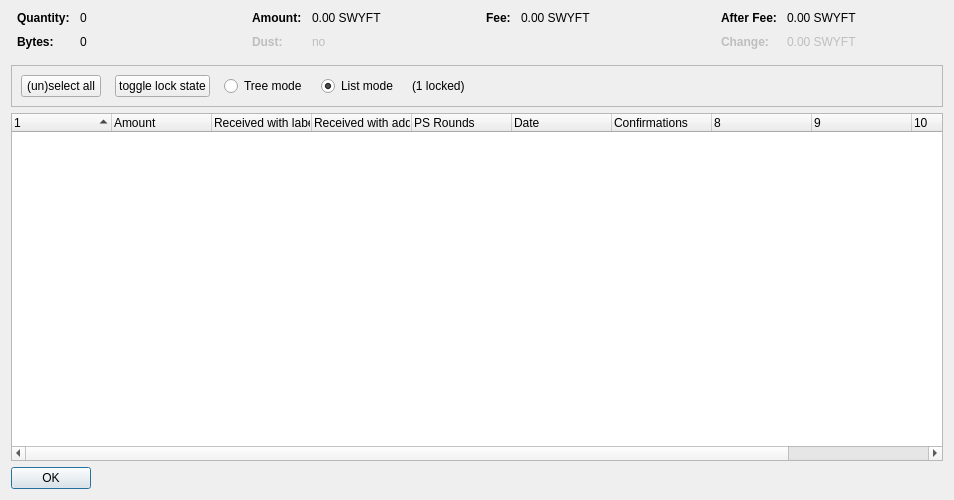
<?xml version="1.0" encoding="UTF-8"?>
<ui version="4.0">
 <class>CoinControlDialog</class>
 <widget class="QDialog" name="CoinControlDialog">
  <property name="geometry">
   <rect>
    <x>0</x>
    <y>0</y>
    <width>954</width>
    <height>500</height>
   </rect>
  </property>
  <property name="windowTitle">
   <string>Coin Selection</string>
  </property>
  <layout class="QVBoxLayout" name="verticalLayout">
   <item>
    <layout class="QHBoxLayout" name="horizontalLayoutTop" stretch="0,0,0,0">
     <property name="topMargin">
      <number>0</number>
     </property>
     <property name="bottomMargin">
      <number>10</number>
     </property>
     <item>
      <layout class="QFormLayout" name="formLayoutCoinControl1">
       <property name="horizontalSpacing">
        <number>10</number>
       </property>
       <property name="verticalSpacing">
        <number>10</number>
       </property>
       <property name="leftMargin">
        <number>6</number>
       </property>
       <property name="rightMargin">
        <number>6</number>
       </property>
       <item row="0" column="0">
        <widget class="QLabel" name="labelCoinControlQuantityText">
         <property name="font">
          <font>
           <weight>75</weight>
           <bold>true</bold>
          </font>
         </property>
         <property name="text">
          <string>Quantity:</string>
         </property>
        </widget>
       </item>
       <item row="0" column="1">
        <widget class="QLabel" name="labelCoinControlQuantity">
         <property name="cursor">
          <cursorShape>IBeamCursor</cursorShape>
         </property>
         <property name="contextMenuPolicy">
          <enum>Qt::ActionsContextMenu</enum>
         </property>
         <property name="text">
          <string notr="true">0</string>
         </property>
         <property name="textInteractionFlags">
          <set>Qt::LinksAccessibleByMouse|Qt::TextSelectableByKeyboard|Qt::TextSelectableByMouse</set>
         </property>
        </widget>
       </item>
       <item row="1" column="0">
        <widget class="QLabel" name="labelCoinControlBytesText">
         <property name="font">
          <font>
           <weight>75</weight>
           <bold>true</bold>
          </font>
         </property>
         <property name="text">
          <string>Bytes:</string>
         </property>
        </widget>
       </item>
       <item row="1" column="1">
        <widget class="QLabel" name="labelCoinControlBytes">
         <property name="cursor">
          <cursorShape>IBeamCursor</cursorShape>
         </property>
         <property name="contextMenuPolicy">
          <enum>Qt::ActionsContextMenu</enum>
         </property>
         <property name="text">
          <string notr="true">0</string>
         </property>
         <property name="textInteractionFlags">
          <set>Qt::LinksAccessibleByMouse|Qt::TextSelectableByKeyboard|Qt::TextSelectableByMouse</set>
         </property>
        </widget>
       </item>
      </layout>
     </item>
     <item>
      <layout class="QFormLayout" name="formLayoutCoinControl2">
       <property name="horizontalSpacing">
        <number>10</number>
       </property>
       <property name="verticalSpacing">
        <number>10</number>
       </property>
       <property name="leftMargin">
        <number>6</number>
       </property>
       <property name="rightMargin">
        <number>6</number>
       </property>
       <item row="0" column="0">
        <widget class="QLabel" name="labelCoinControlAmountText">
         <property name="font">
          <font>
           <weight>75</weight>
           <bold>true</bold>
          </font>
         </property>
         <property name="text">
          <string>Amount:</string>
         </property>
        </widget>
       </item>
       <item row="0" column="1">
        <widget class="QLabel" name="labelCoinControlAmount">
         <property name="cursor">
          <cursorShape>IBeamCursor</cursorShape>
         </property>
         <property name="contextMenuPolicy">
          <enum>Qt::ActionsContextMenu</enum>
         </property>
         <property name="text">
          <string notr="true">0.00 SWYFT</string>
         </property>
         <property name="textInteractionFlags">
          <set>Qt::LinksAccessibleByMouse|Qt::TextSelectableByKeyboard|Qt::TextSelectableByMouse</set>
         </property>
        </widget>
       </item>
       <item row="1" column="0">
        <widget class="QLabel" name="labelCoinControlLowOutputText">
         <property name="enabled">
          <bool>false</bool>
         </property>
         <property name="font">
          <font>
           <weight>75</weight>
           <bold>true</bold>
          </font>
         </property>
         <property name="text">
          <string>Dust:</string>
         </property>
        </widget>
       </item>
       <item row="1" column="1">
        <widget class="QLabel" name="labelCoinControlLowOutput">
         <property name="enabled">
          <bool>false</bool>
         </property>
         <property name="cursor">
          <cursorShape>IBeamCursor</cursorShape>
         </property>
         <property name="contextMenuPolicy">
          <enum>Qt::ActionsContextMenu</enum>
         </property>
         <property name="text">
          <string notr="true">no</string>
         </property>
         <property name="textInteractionFlags">
          <set>Qt::LinksAccessibleByMouse|Qt::TextSelectableByKeyboard|Qt::TextSelectableByMouse</set>
         </property>
        </widget>
       </item>
      </layout>
     </item>
     <item>
      <layout class="QFormLayout" name="formLayoutCoinControl3">
       <property name="horizontalSpacing">
        <number>10</number>
       </property>
       <property name="verticalSpacing">
        <number>10</number>
       </property>
       <property name="leftMargin">
        <number>6</number>
       </property>
       <property name="rightMargin">
        <number>6</number>
       </property>
       <item row="0" column="0">
        <widget class="QLabel" name="labelCoinControlFeeText">
         <property name="font">
          <font>
           <weight>75</weight>
           <bold>true</bold>
          </font>
         </property>
         <property name="text">
          <string>Fee:</string>
         </property>
        </widget>
       </item>
       <item row="0" column="1">
        <widget class="QLabel" name="labelCoinControlFee">
         <property name="cursor">
          <cursorShape>IBeamCursor</cursorShape>
         </property>
         <property name="contextMenuPolicy">
          <enum>Qt::ActionsContextMenu</enum>
         </property>
         <property name="text">
          <string notr="true">0.00 SWYFT</string>
         </property>
         <property name="textInteractionFlags">
          <set>Qt::LinksAccessibleByMouse|Qt::TextSelectableByKeyboard|Qt::TextSelectableByMouse</set>
         </property>
        </widget>
       </item>
      </layout>
     </item>
     <item>
      <layout class="QFormLayout" name="formLayoutCoinControl4">
       <property name="horizontalSpacing">
        <number>10</number>
       </property>
       <property name="verticalSpacing">
        <number>10</number>
       </property>
       <property name="leftMargin">
        <number>6</number>
       </property>
       <property name="rightMargin">
        <number>6</number>
       </property>
       <item row="0" column="0">
        <widget class="QLabel" name="labelCoinControlAfterFeeText">
         <property name="font">
          <font>
           <weight>75</weight>
           <bold>true</bold>
          </font>
         </property>
         <property name="text">
          <string>After Fee:</string>
         </property>
        </widget>
       </item>
       <item row="0" column="1">
        <widget class="QLabel" name="labelCoinControlAfterFee">
         <property name="cursor">
          <cursorShape>IBeamCursor</cursorShape>
         </property>
         <property name="contextMenuPolicy">
          <enum>Qt::ActionsContextMenu</enum>
         </property>
         <property name="text">
          <string notr="true">0.00 SWYFT</string>
         </property>
         <property name="textInteractionFlags">
          <set>Qt::LinksAccessibleByMouse|Qt::TextSelectableByKeyboard|Qt::TextSelectableByMouse</set>
         </property>
        </widget>
       </item>
       <item row="1" column="0">
        <widget class="QLabel" name="labelCoinControlChangeText">
         <property name="enabled">
          <bool>false</bool>
         </property>
         <property name="font">
          <font>
           <weight>75</weight>
           <bold>true</bold>
          </font>
         </property>
         <property name="text">
          <string>Change:</string>
         </property>
        </widget>
       </item>
       <item row="1" column="1">
        <widget class="QLabel" name="labelCoinControlChange">
         <property name="enabled">
          <bool>false</bool>
         </property>
         <property name="cursor">
          <cursorShape>IBeamCursor</cursorShape>
         </property>
         <property name="contextMenuPolicy">
          <enum>Qt::ActionsContextMenu</enum>
         </property>
         <property name="text">
          <string notr="true">0.00 SWYFT</string>
         </property>
         <property name="textInteractionFlags">
          <set>Qt::LinksAccessibleByMouse|Qt::TextSelectableByKeyboard|Qt::TextSelectableByMouse</set>
         </property>
        </widget>
       </item>
      </layout>
     </item>
    </layout>
   </item>
   <item>
    <widget class="QFrame" name="frame">
     <property name="minimumSize">
      <size>
       <width>0</width>
       <height>40</height>
      </size>
     </property>
     <property name="frameShape">
      <enum>QFrame::StyledPanel</enum>
     </property>
     <property name="frameShadow">
      <enum>QFrame::Sunken</enum>
     </property>
     <layout class="QHBoxLayout" name="horizontalLayout">
      <item>
       <layout class="QHBoxLayout" name="horizontalLayoutPanel" stretch="0,0,0,0,0,0">
        <property name="spacing">
         <number>14</number>
        </property>
        <item>
         <widget class="QPushButton" name="pushButtonSelectAll">
          <property name="sizePolicy">
           <sizepolicy hsizetype="Maximum" vsizetype="Fixed">
            <horstretch>0</horstretch>
            <verstretch>0</verstretch>
           </sizepolicy>
          </property>
          <property name="text">
           <string>(un)select all</string>
          </property>
          <property name="autoDefault">
           <bool>false</bool>
          </property>
         </widget>
        </item>
        <item>
         <widget class="QPushButton" name="pushButtonToggleLock">
          <property name="sizePolicy">
           <sizepolicy hsizetype="Maximum" vsizetype="Fixed">
            <horstretch>0</horstretch>
            <verstretch>0</verstretch>
           </sizepolicy>
          </property>
          <property name="text">
           <string>toggle lock state</string>
          </property>
          <property name="autoDefault">
           <bool>false</bool>
          </property>
         </widget>
        </item>
        <item>
         <widget class="QRadioButton" name="radioTreeMode">
          <property name="sizePolicy">
           <sizepolicy hsizetype="Maximum" vsizetype="Fixed">
            <horstretch>0</horstretch>
            <verstretch>0</verstretch>
           </sizepolicy>
          </property>
          <property name="text">
           <string>Tree mode</string>
          </property>
         </widget>
        </item>
        <item>
         <widget class="QRadioButton" name="radioListMode">
          <property name="sizePolicy">
           <sizepolicy hsizetype="Maximum" vsizetype="Fixed">
            <horstretch>0</horstretch>
            <verstretch>0</verstretch>
           </sizepolicy>
          </property>
          <property name="text">
           <string>List mode</string>
          </property>
          <property name="checked">
           <bool>true</bool>
          </property>
         </widget>
        </item>
        <item>
         <widget class="QLabel" name="labelLocked">
          <property name="text">
           <string>(1 locked)</string>
          </property>
         </widget>
        </item>
        <item>
         <spacer name="horizontalSpacer">
          <property name="orientation">
           <enum>Qt::Horizontal</enum>
          </property>
          <property name="sizeHint" stdset="0">
           <size>
            <width>40</width>
            <height>20</height>
           </size>
          </property>
         </spacer>
        </item>
       </layout>
      </item>
     </layout>
    </widget>
   </item>
   <item>
    <widget class="CoinControlTreeWidget" name="treeWidget">
     <property name="contextMenuPolicy">
      <enum>Qt::CustomContextMenu</enum>
     </property>
     <property name="sortingEnabled">
      <bool>false</bool>
     </property>
     <property name="columnCount">
      <number>11</number>
     </property>
     <attribute name="headerShowSortIndicator" stdset="0">
      <bool>true</bool>
     </attribute>
     <attribute name="headerStretchLastSection">
      <bool>false</bool>
     </attribute>
     <column>
      <property name="text">
       <string/>
      </property>
     </column>
     <column>
      <property name="text">
       <string>Amount</string>
      </property>
     </column>
     <column>
      <property name="text">
       <string>Received with label</string>
      </property>
     </column>
     <column>
      <property name="text">
       <string>Received with address</string>
      </property>
     </column>
     <column>
      <property name="text">
       <string>PS Rounds</string>
      </property>
     </column>
     <column>
      <property name="text">
       <string>Date</string>
      </property>
     </column>
     <column>
      <property name="text">
       <string>Confirmations</string>
      </property>
      <property name="toolTip">
       <string>Confirmed</string>
      </property>
     </column>
     <column>
      <property name="text">
       <string/>
      </property>
     </column>
     <column>
      <property name="text">
       <string/>
      </property>
     </column>
     <column>
      <property name="text">
       <string/>
      </property>
     </column>
     <column>
      <property name="text">
       <string/>
      </property>
     </column>
    </widget>
   </item>
   <item>
    <widget class="QDialogButtonBox" name="buttonBox">
     <property name="sizePolicy">
      <sizepolicy hsizetype="Maximum" vsizetype="Fixed">
       <horstretch>0</horstretch>
       <verstretch>0</verstretch>
      </sizepolicy>
     </property>
     <property name="orientation">
      <enum>Qt::Horizontal</enum>
     </property>
     <property name="standardButtons">
      <set>QDialogButtonBox::Ok</set>
     </property>
    </widget>
   </item>
  </layout>
 </widget>
 <customwidgets>
  <customwidget>
   <class>CoinControlTreeWidget</class>
   <extends>QTreeWidget</extends>
   <header>coincontroltreewidget.h</header>
  </customwidget>
 </customwidgets>
 <resources/>
 <connections/>
</ui>
